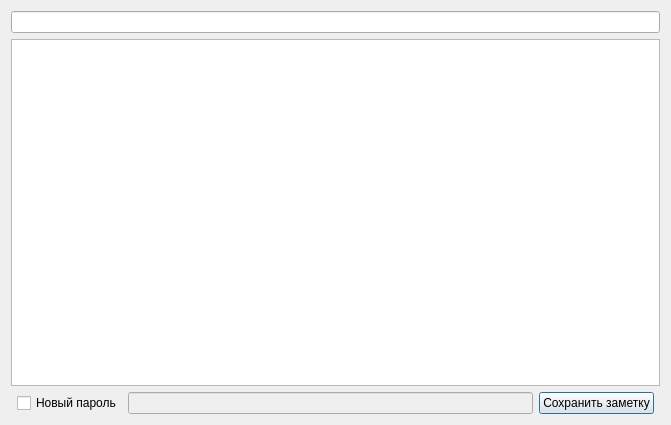
<?xml version="1.0" encoding="UTF-8"?>
<ui version="4.0">
 <class>NoteEditor</class>
 <widget class="QDialog" name="NoteEditor">
  <property name="windowModality">
   <enum>Qt::ApplicationModal</enum>
  </property>
  <property name="geometry">
   <rect>
    <x>0</x>
    <y>0</y>
    <width>671</width>
    <height>425</height>
   </rect>
  </property>
  <property name="windowTitle">
   <string>Редактирование заметки</string>
  </property>
  <layout class="QGridLayout" name="gridLayout">
   <item row="1" column="0" colspan="3">
    <widget class="QPlainTextEdit" name="TextEditor">
     <property name="plainText">
      <string/>
     </property>
    </widget>
   </item>
   <item row="0" column="0" colspan="3">
    <widget class="QLineEdit" name="titleofnote"/>
   </item>
   <item row="2" column="1">
    <layout class="QHBoxLayout" name="horizontalLayout">
     <item>
      <widget class="QCheckBox" name="checkBox">
       <property name="text">
        <string>Новый пароль</string>
       </property>
      </widget>
     </item>
     <item>
      <widget class="QLineEdit" name="NewPassword">
       <property name="enabled">
        <bool>false</bool>
       </property>
       <property name="echoMode">
        <enum>QLineEdit::Password</enum>
       </property>
      </widget>
     </item>
     <item>
      <widget class="QPushButton" name="SaveButton">
       <property name="sizePolicy">
        <sizepolicy hsizetype="Minimum" vsizetype="Fixed">
         <horstretch>0</horstretch>
         <verstretch>0</verstretch>
        </sizepolicy>
       </property>
       <property name="text">
        <string>Сохранить заметку</string>
       </property>
      </widget>
     </item>
    </layout>
   </item>
  </layout>
 </widget>
 <resources/>
 <connections/>
</ui>
